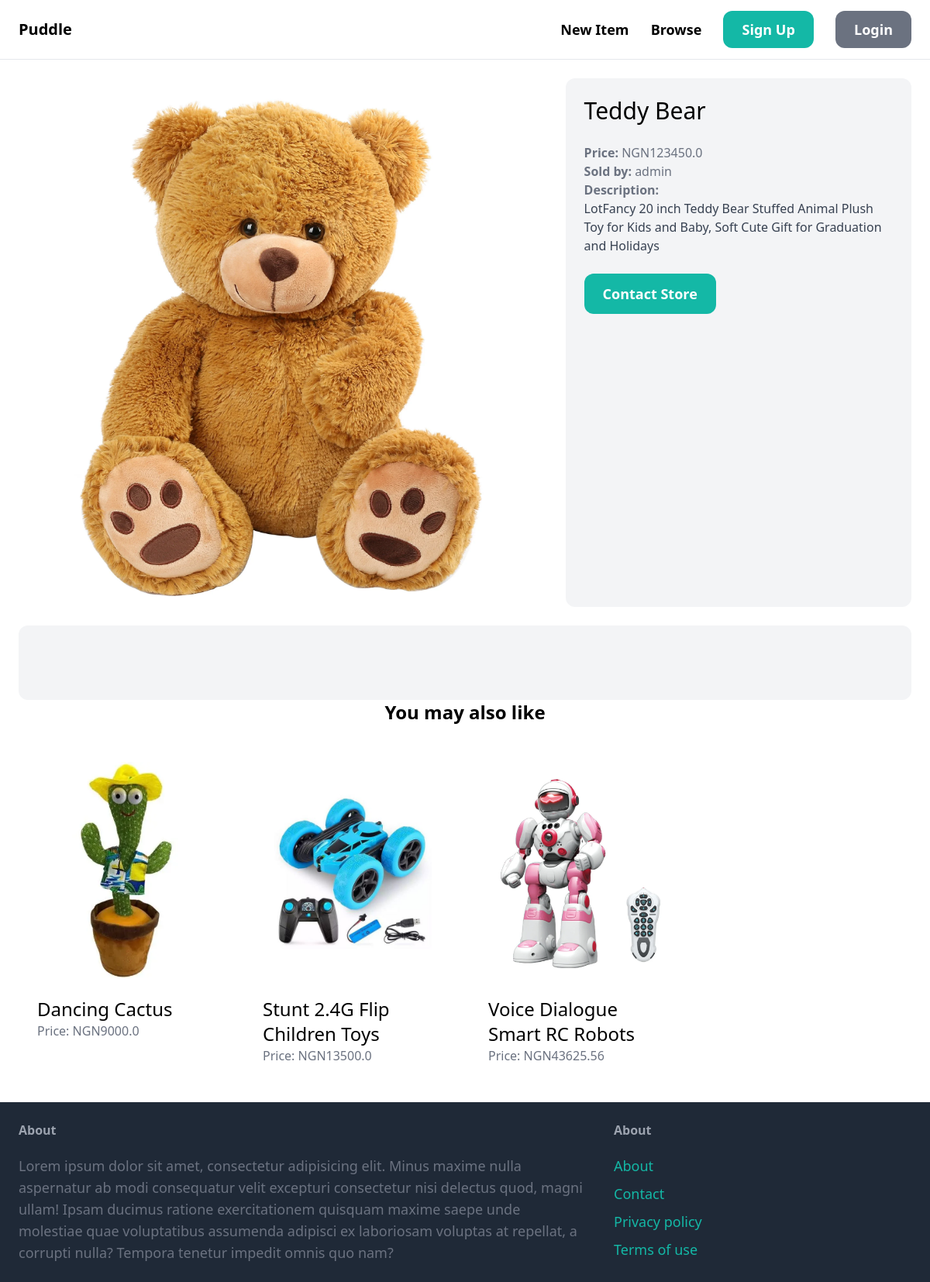
/items/1/, run on an earlier commit of the app's database.
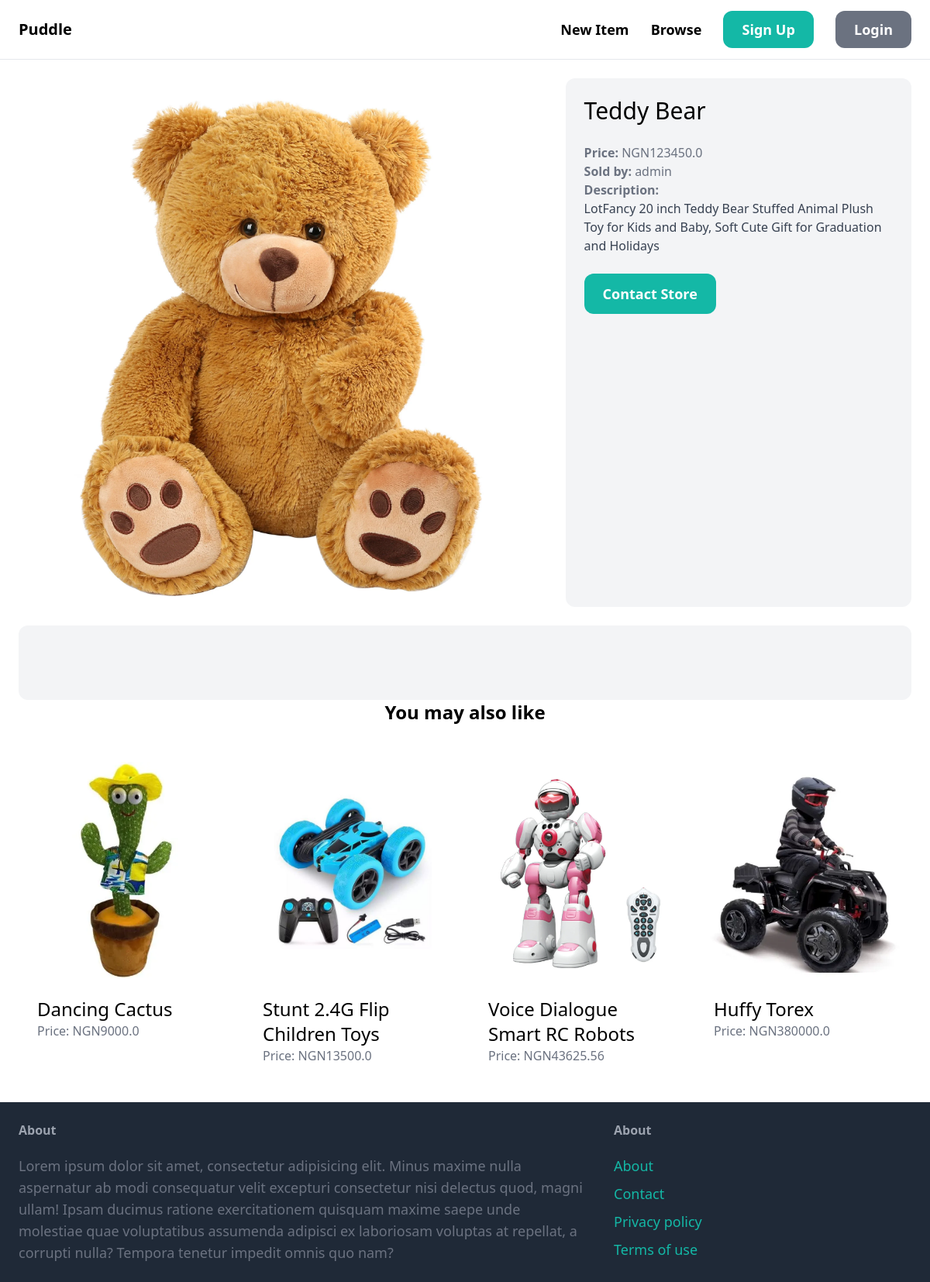
And on a later commit of the database.
### item/models.py (models this page shows, shortened)
class Item(models.Model):
    category = models.ForeignKey(Category, related_name='items', on_delete=models.CASCADE)
    name = models.CharField(max_length=255)
    description = models.TextField(blank=True, null=True)
    price = models.FloatField()
    image = models.ImageField(upload_to='item_images', blank=True, null=True)
    is_sold = models.BooleanField(default=False)
    created_by = models.ForeignKey(User, related_name='items', on_delete=models.CASCADE)
    created_at = models.DateTimeField(auto_now_add=True)

### item/views.py (the view)
# urls.py: path('<int:pk>/', views.detail, name='detail'),
def detail(request, pk):
    item = get_object_or_404(Item, pk=pk)
    related_items = Item.objects.filter(category=item.category, is_sold=False).exclude(pk=pk)[0:4]
    return render(request, 'item/detail.html', {
        'item': item,
        'related_items': related_items,
    })

### item/templates/item/detail.html (shortened to what this page needs)
{% extends 'core/base.html' %}
{% block content %}
    <div class="grid grid-cols-5 gap-6">
        <div class="col-span-3">
            <img src="{{ item.image.url }}" alt="Item Image" class="rounded-xl">
        </div>
        <div class="col-span-2 p-6 bg-gray-100 rounded-xl">
            <h1 class="mb-6 text-3xl">{{ item.name }}</h1>
            <p class="text-gray-500"><strong>Price: </strong>NGN{{ item.price }}</p>
            <p class="text-gray-500"><strong>Sold by: </strong>{{ item.created_by }}</p>
            {% if item.description %}
                <p class="text-gray-700">
                    <strong class="text-gray-500">Description: </strong><br>
                    {{ item.description }}
                </p>
            {% endif %}
            <a href="#" class="inline-block mt-6 px-6 py-3 text-lg font-semibold bg-teal-500 text-white hover:bg-teal-700 rounded-xl">Contact Store</a>
        </div>
    </div>
    <div class="mt-6 px-6 py-12 bg-gray-100 rounded-xl"></div>
        <h2 class="mb-12 text-2xl text-center"><strong>You may also like</strong></h2>
        <div class="grid grid-cols-4 gap-3">
            {% for item in related_items %}
                <div>
                    <a href="{% url 'item:detail' item.id %}">
                        <div>
                            <img src="{{ item.image.url }}" class="rounded-t-xl" alt="Item Image">
                        </div>
                        <div class="p-6 bg-white rounded-b-xl">
                            <h2 class="text-2xl">{{ item.name }}</h2>
                            <p class="text-gray-500">Price: NGN{{ item.price }}</p>
                        </div>
                    </a>
                </div>
            {% endfor %}
        </div>
    </div>
{% endblock %}

What changed in the data, as far as the page shows it:
added Item: image (picture), name "Huffy Torex", price "380000.0"
